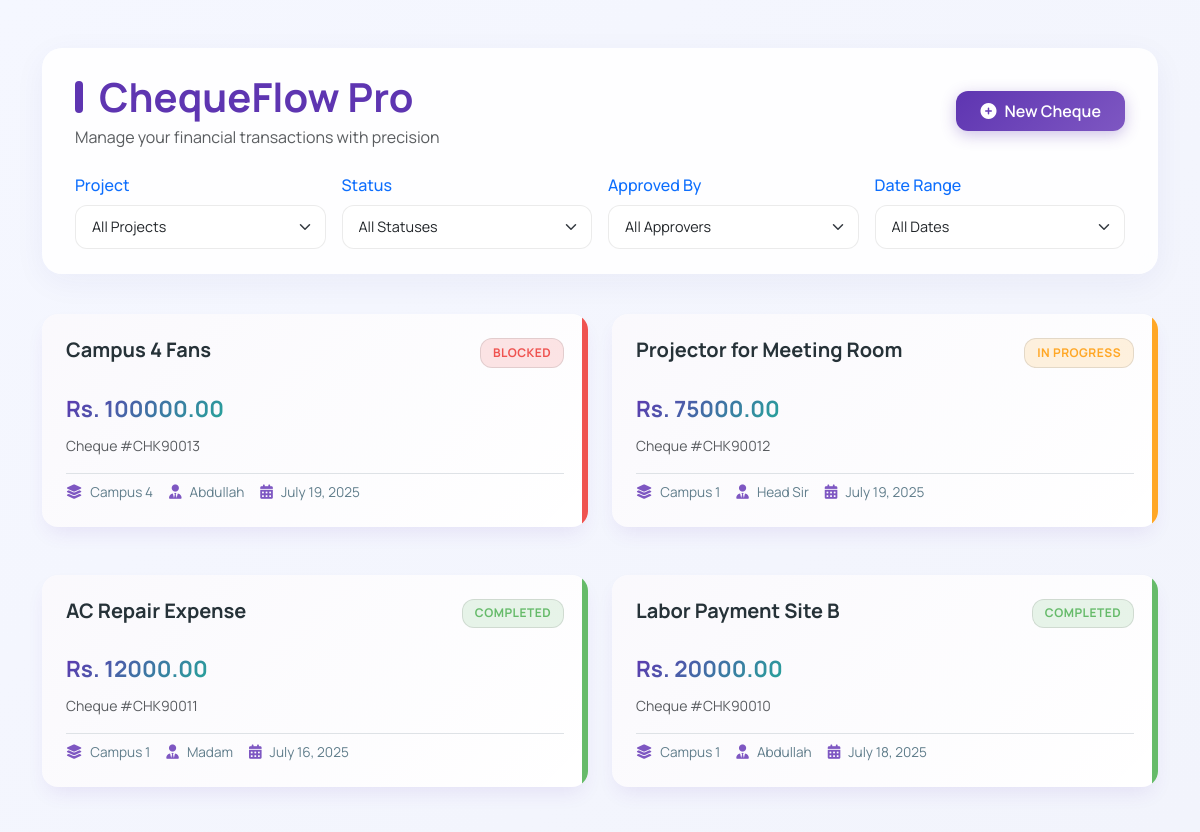
The app's page / (signed in, upper part), older data.
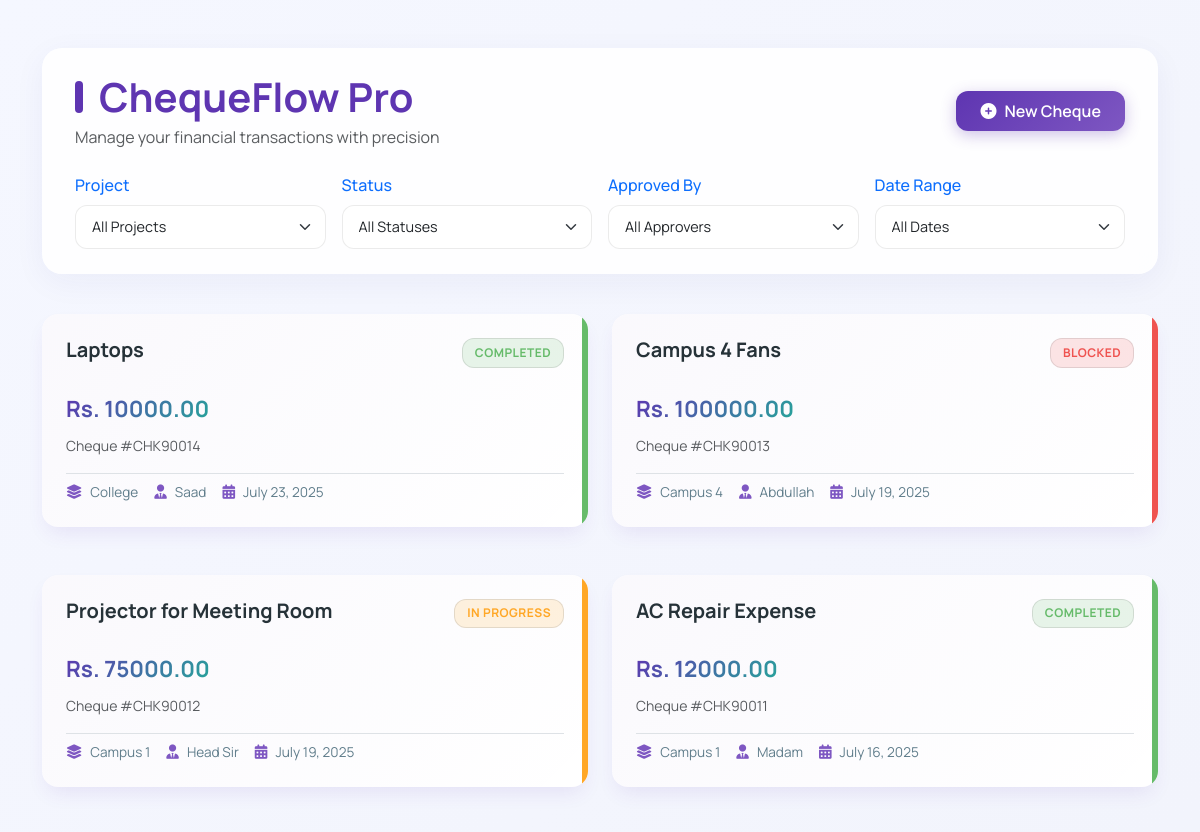
The same page, newer data.
### cheque/models.py (models this page shows, shortened)
class Cheque(models.Model):
    description = models.CharField(max_length=255)
    project = models.ForeignKey(Project, on_delete=models.CASCADE)
    amount = models.DecimalField(max_digits=12, decimal_places=2)
    cheque_number = models.CharField(max_length=20, unique=True, blank=True)
    due_date = models.DateField()
    status = models.CharField(max_length=50, choices=STATUS_CHOICES)
    responsible_person_name = models.CharField(max_length=100, verbose_name="Responsible Person Name", default='')
    responsible_person_project = models.ForeignKey(
        Project,
        on_delete=models.SET_NULL,
        null=True,
        blank=True,
        related_name='responsible_projects',
        verbose_name="Responsible Person's Project"
    )
    responsible_person_contact = models.CharField(
        max_length=15,
        verbose_name="Responsible Person Contact",
        blank=True,
        null=True
    )
    responsible_person_cnic = models.CharField(
        max_length=20,
        verbose_name="Responsible Person CNIC",
        blank=True,
        null=True
    )
    received_by_name = models.CharField(max_length=100, verbose_name="Received By Name", blank=True, null=True, default='')
    received_by_project = models.ForeignKey(
        Project,
        on_delete=models.SET_NULL,
        null=True,
        blank=True,
        related_name='received_projects',
        verbose_name="Received By Project"
    )
    received_by_contact = models.CharField(
        max_length=15,
        verbose_name="Received By Contact",
        blank=True,
        null=True
    )
    received_by_cnic = models.CharField(
        max_length=20,
        verbose_name="Received By CNIC",
        blank=True,
        null=True
    )
    approved_by = models.CharField(max_length=100, choices=APPROVED_BY_CHOICES)
    payment_mode = models.CharField(max_length=10, choices=PAYMENT_CHOICES)
    cheque_date = models.DateField()
    bill_available = models.BooleanField(default=False)
    shared_on_group = models.BooleanField(default=False)
    bill_attachment = models.FileField(upload_to='bills/', blank=True, null=True)
    notes = models.TextField(blank=True)
    created_at = models.DateTimeField(auto_now_add=True)

class Project(models.Model):
    name = models.CharField(max_length=100)
    is_head_office = models.BooleanField(default=False)

### cheque/views.py (the view)
# urls.py: path('', views.cheque_dashboard, name='cheque_dashboard'),
@login_required
def cheque_dashboard(request):
    cheques = Cheque.objects.all().order_by('-created_at')
    projects = Project.objects.all()
    return render(request, 'cheque_dashboard.html', {'cheques': cheques, 'projects': projects})

### cheque/templates/cheque_dashboard.html (shortened to what this page needs)
{% load static %}
<!DOCTYPE html>
<html lang="en">
<head>
  <link href="https://cdn.jsdelivr.net/npm/bootstrap@5.3.0/dist/css/bootstrap.min.css" rel="stylesheet">
  <link rel="stylesheet" href="https://cdnjs.cloudflare.com/ajax/libs/font-awesome/6.4.0/css/all.min.css">
</head>
<body>
<div class="container py-5">
  <div class="dashboard-header">
    <div class="d-flex justify-content-between align-items-center mb-4">
      <div>
        <h1 class="page-title mb-1">ChequeFlow Pro</h1>
        <p class="text-muted mb-0">Manage your financial transactions with precision</p>
      </div>
      <a href="{% url 'add_cheque' %}" class="btn btn-premium">
        <i class="fas fa-plus-circle me-2"></i>New Cheque
      </a>
    </div>
    <div class="row g-3">
      <div class="col-md-3">
        <label class="form-label fw-medium text-primary">Project</label>
        <select id="projectFilter" class="form-select">
          <option value="all" selected>All Projects</option>
        </select>
      </div>
      <div class="col-md-3">
        <label class="form-label fw-medium text-primary">Status</label>
        <select id="statusFilter" class="form-select">
          <option value="all" selected>All Statuses</option>
        </select>
      </div>
      <div class="col-md-3">
        <label class="form-label fw-medium text-primary">Approved By</label>
        <select id="approverFilter" class="form-select">
          <option value="all" selected>All Approvers</option>
        </select>
      </div>
      <div class="col-md-3">
        <label class="form-label fw-medium text-primary">Date Range</label>
        <select id="dateRangeFilter" class="form-select">
          <option value="all" selected>All Dates</option>
        </select>
      </div>
    </div>
  </div>
  <div class="cheque-container" id="chequeContainer">
    {% if cheques %}
      {% for cheque in cheques %}
      <div class="cheque-card-wrapper"
           data-project="{{ cheque.project.name }}"
           data-status="{{ cheque.status }}"
           data-approver="{{ cheque.approved_by }}"
           data-cheque-date="{{ cheque.cheque_date|date:'Y-m-d' }}">
        <a href="{% url 'cheque_detail' cheque.id %}" style="text-decoration:none;color:inherit;">
          <div class="cheque-card mb-4 {{ cheque.status }}">
            <div class="card-body p-4 position-relative">
              <div class="status-ribbon"></div>
              <div class="d-flex justify-content-between align-items-start mb-3">
                <h5 class="card-title fw-bold mb-0" style="max-width: 70%;">{{ cheque.description }}</h5>
                <span class="status-badge badge-{{ cheque.status }}">
                  {{ cheque.get_status_display }}
                </span>
              </div>
              <p class="card-text">
                <span class="amount-display">Rs. {{ cheque.amount }}</span><br>
                <small class="text-muted">Cheque #{{ cheque.cheque_number }}</small>
              </p>
              <div class="d-flex flex-wrap mt-3 pt-2 border-top">
                <div class="meta-item">
                  <i class="fas fa-layer-group"></i>
                  <span>{{ cheque.project.name }}</span>
                </div>
                <div class="meta-item">
                  <i class="fas fa-user-tie"></i>
                  <span>{{ cheque.approved_by }}</span>
                </div>
                <div class="meta-item">
                  <i class="fas fa-calendar-alt"></i>
                  <span>{{ cheque.cheque_date }}</span>
                </div>
              </div>
            </div>
          </div>
        </a>
      </div>
      {% endfor %}
    {% endif %}
  </div>
</div>
</body>
</html>

### cheque/templates/cheque_dashboard.html (style rules this page uses)
:root { --primary: #5e35b1; --primary-light: #7e57c2; --secondary: #26a69a; --accent: #ff7043; --dark: #263238; --light: #eceff1; --success: #66bb6a; --warning: #ffa726; --danger: #ef5350; --card-bg: #ffffff; }
body { background: linear-gradient(135deg, #f5f7ff 0%, #f0f2fa 100%); font-family: 'Manrope', sans-serif; min-height: 100vh; color: var(--dark); }
.dashboard-header { background: rgba(255, 255, 255, 0.85); backdrop-filter: blur(12px); -webkit-backdrop-filter: blur(12px); border-radius: 20px; border: 1px solid rgba(255, 255, 255, 0.18); box-shadow: 0 8px 32px 0 rgba(31, 38, 135, 0.05); padding: 1.5rem 2rem; margin-bottom: 2.5rem; }
.cheque-card { transition: all 0.4s cubic-bezier(0.175, 0.885, 0.32, 1.1); border: none; border-radius: 16px; overflow: hidden; background: var(--card-bg); box-shadow: 0 10px 20px -5px rgba(94, 53, 177, 0.1); position: relative; z-index: 1; }
.cheque-card::before { content: ''; position: absolute; top: 0; left: 0; width: 100%; height: 100%; background: linear-gradient(135deg, rgba(94, 53, 177, 0.03) 0%, rgba(255, 255, 255, 0) 100%); z-index: -1; }
.status-ribbon { position: absolute; top: 0; right: 0; width: 6px; height: 100%; transition: all 0.3s ease; }
.completed .status-ribbon { background: var(--success); }
.in_progress .status-ribbon { background: var(--warning); }
.blocked .status-ribbon { background: var(--danger); }
.status-badge { font-size: 0.75rem; font-weight: 700; padding: 0.35rem 0.8rem; border-radius: 12px; letter-spacing: 0.5px; text-transform: uppercase; box-shadow: inset 0 0 0 1px rgba(0,0,0,0.1); }
.badge-completed { background: rgba(102, 187, 106, 0.15); color: var(--success); }
.badge-in_progress { background: rgba(255, 167, 38, 0.15); color: var(--warning); }
.badge-blocked { background: rgba(239, 83, 80, 0.15); color: var(--danger); }
.page-title { font-weight: 700; color: var(--primary); position: relative; display: inline-block; padding-left: 1.5rem; }
.page-title::before { content: ''; position: absolute; left: 0; top: 50%; transform: translateY(-50%); width: 8px; height: 32px; background: var(--primary); border-radius: 4px; }
.btn-premium { background: linear-gradient(135deg, var(--primary) 0%, var(--primary-light) 100%); border: none; border-radius: 12px; color: white; font-weight: 600; padding: 0.5rem 1.5rem; box-shadow: 0 4px 15px rgba(94, 53, 177, 0.3); transition: all 0.3s ease; }
.form-select { border-radius: 12px; border: 1px solid rgba(0,0,0,0.08); padding: 0.65rem 1rem; font-size: 0.9rem; box-shadow: none; transition: all 0.3s ease; background-color: rgba(255,255,255,0.7); }
.amount-display { font-size: 1.4rem; font-weight: 700; background: linear-gradient(135deg, var(--primary) 0%, var(--secondary) 100%); -webkit-background-clip: text; -webkit-text-fill-color: transparent; display: inline-block; margin: 0.5rem 0; }
.meta-item { display: flex; align-items: center; gap: 0.5rem; font-size: 0.85rem; color: #607d8b; margin-right: 1rem; }
.meta-item i { color: var(--primary-light); font-size: 0.9rem; }
.cheque-container { display: flex; flex-wrap: wrap; gap: 1.5rem; }
.cheque-card-wrapper { width: 100%; }
@media (min-width: 768px) { .cheque-card-wrapper { width: calc(50% - 0.75rem); } }

Row changes from the older to the newer data that the page shows:
no longer on this page (row unchanged): Cheque: description "Labor Payment Site B", status "COMPLETED", amount "20000.00", cheque_number "CHK90010", project.name "Campus 1", approved_by "Abdullah", cheque_date "July 18, 2025"
added Cheque: description "Laptops", status "COMPLETED", amount "10000.00", cheque_number "CHK90014", project.name "College", approved_by "Saad", cheque_date "July 23, 2025"
